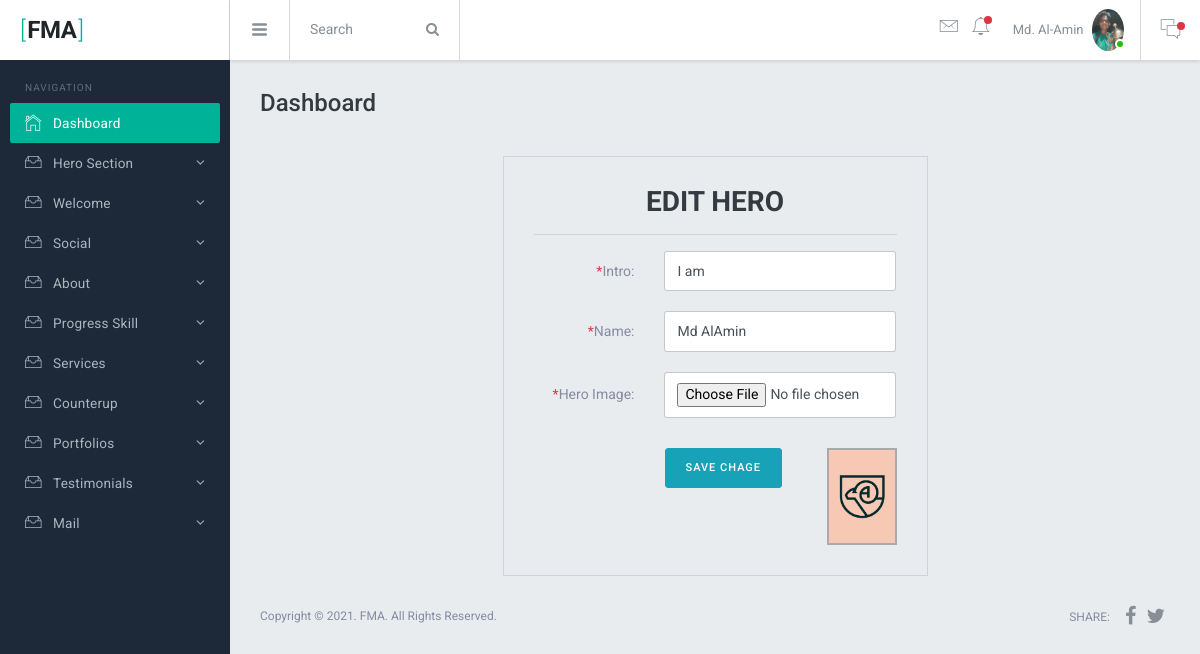
Page /admin/edit-hero.php (signed in) on the committed database.
### tables this page shows
CREATE TABLE `hero` (
  `id` int(10) UNSIGNED NOT NULL,
  `title` varchar(255) NOT NULL,
  `name` varchar(255) NOT NULL,
  `image` varchar(255) NOT NULL
);

### admin/edit-hero.php (the view, shortened to what this page needs)
<?php require_once 'inc/header.php';
$select = "SELECT * FROM hero";
$query =  mysqli_query($conn, $select);
$assoc = mysqli_fetch_assoc($query);
?>
<div class="col-xl-6 mg-t-20 mg-xl-t-0" style="margin: 0 auto;">
  <form action="update-hero.php" method="post" enctype="multipart/form-data">
    <div class="form-layout form-layout-5">
      <h3 class="tx-gray-800 tx-uppercase tx-bold tx-14 mg-b-10 text-center">Edit hero</h3>
      <hr>
      <div class="row">
        <label class="col-sm-4 form-control-label"><span class="tx-danger">*</span> Intro:</label>
        <div class="col-sm-8 mg-t-10 mg-sm-t-0">
          <input type="text" class="form-control" name="title" placeholder="Enter intro" required value="<?= $assoc['title'] ?>">
        </div>
      </div>
      <div class="row mg-t-20">
        <label class="col-sm-4 form-control-label"><span class="tx-danger">*</span> Name:</label>
        <div class="col-sm-8 mg-t-10 mg-sm-t-0">
          <input type="text" class="form-control" name="name" placeholder="Enter name" required value="<?= $assoc['name'] ?>">
        </div>
      </div>
      <div class="row mg-t-20">
        <label class="col-sm-4 form-control-label"><span class="tx-danger">*</span> Hero Image:</label>
        <div class="col-sm-8 mg-t-10 mg-sm-t-0">
          <input type="file" class="form-control" name="image" required onchange="document.getElementById('hero').src = window.URL.createObjectURL(this.files[0])" value="<?php if(isset($assoc['image'])) echo 'upload/hero/'.$assoc['image'] ?>">
        </div>
      </div>
      <div class="row mg-t-30">
        <div class="col-sm-8 mg-l-auto">
          <div class="form-layout-footer">
            <button class="btn btn-info">Save Chage</button>
          <img src="upload/hero/<?= $assoc['image'] ?>" style="width: 70px;float: right;border: 2px solid #aaa;" id="hero">
          </div>
        </div>
      </div>
    </div>
  </form>
</div>
<?php require_once 'inc/footer.php'; ?>

### admin/inc/header.php (shortened to what this page needs)
<?php
require_once '../db.php';
  $adminId = $_SESSION['loginAdminId'];
$select = "SELECT * FROM admin WHERE id = $adminId";
$query = mysqli_query($conn, $select);
$assoc = mysqli_fetch_assoc($query);
?>
<!DOCTYPE html>
<html lang="en">
  <head>
    <link href="assets/lib/font-awesome/css/font-awesome.css" rel="stylesheet">
    <link href="assets/lib/Ionicons/css/ionicons.css" rel="stylesheet">
    <link href="../assets/lib/perfect-scrollbar/css/perfect-scrollbar.css" rel="stylesheet">
    <link href="assets/lib/jquery-switchbutton/jquery.switchButton.css" rel="stylesheet">
    <link href="assets/lib/rickshaw/rickshaw.min.css" rel="stylesheet">
    <link href="assets/lib/chartist/chartist.css" rel="stylesheet">
    <link rel="stylesheet" href="assets/css/bracket.css">
  </head>
  <body>
    <div class="br-logo"><a href=""><span>[</span>FMA<span>]</span></a></div>
    <div class="br-sideleft overflow-y-auto">
      <label class="sidebar-label pd-x-15 mg-t-20">Navigation</label>
      <div class="br-sideleft-menu">
        <a href="dashboard.php" class="br-menu-link active">
          <div class="br-menu-item">
            <i class="menu-item-icon icon ion-ios-home-outline tx-22"></i>
            <span class="menu-item-label">Dashboard</span>
          </div>
        </a>
        <a href="#" class="br-menu-link">
          <div class="br-menu-item">
            <i class="menu-item-icon icon ion-ios-filing-outline tx-24"></i>
            <span class="menu-item-label">Hero Section</span>
            <i class="menu-item-arrow fa fa-angle-down"></i>
          </div>
        </a>
         <a href="#" class="br-menu-link">
          <div class="br-menu-item">
            <i class="menu-item-icon icon ion-ios-filing-outline tx-24"></i>
            <span class="menu-item-label">Welcome</span>
            <i class="menu-item-arrow fa fa-angle-down"></i>
          </div>
        </a>
         <a href="#" class="br-menu-link">
          <div class="br-menu-item">
            <i class="menu-item-icon icon ion-ios-filing-outline tx-24"></i>
            <span class="menu-item-label">Social</span>
            <i class="menu-item-arrow fa fa-angle-down"></i>
          </div>
        </a>
         <a href="#" class="br-menu-link">
          <div class="br-menu-item">
            <i class="menu-item-icon icon ion-ios-filing-outline tx-24"></i>
            <span class="menu-item-label">About</span>
            <i class="menu-item-arrow fa fa-angle-down"></i>
          </div>
        </a>
         <a href="#" class="br-menu-link">
          <div class="br-menu-item">
            <i class="menu-item-icon icon ion-ios-filing-outline tx-24"></i>
            <span class="menu-item-label">Progress Skill</span>
            <i class="menu-item-arrow fa fa-angle-down"></i>
          </div>
        </a>
         <a href="#" class="br-menu-link">
          <div class="br-menu-item">
            <i class="menu-item-icon icon ion-ios-filing-outline tx-24"></i>
            <span class="menu-item-label">Services</span>
            <i class="menu-item-arrow fa fa-angle-down"></i>
          </div>
        </a>
         <a href="#" class="br-menu-link">
          <div class="br-menu-item">
            <i class="menu-item-icon icon ion-ios-filing-outline tx-24"></i>
            <span class="menu-item-label">Counterup</span>
            <i class="menu-item-arrow fa fa-angle-down"></i>
          </div>
        </a>
        <a href="#" class="br-menu-link">
          <div class="br-menu-item">
            <i class="menu-item-icon icon ion-ios-filing-outline tx-24"></i>
            <span class="menu-item-label">Portfolios</span>
            <i class="menu-item-arrow fa fa-angle-down"></i>
          </div>
        </a>
        <a href="#" class="br-menu-link">
          <div class="br-menu-item">
            <i class="menu-item-icon icon ion-ios-filing-outline tx-24"></i>
            <span class="menu-item-label">Testimonials</span>
            <i class="menu-item-arrow fa fa-angle-down"></i>
          </div>
        </a>
        <a href="#" class="br-menu-link">
          <div class="br-menu-item">
            <i class="menu-item-icon icon ion-ios-filing-outline tx-24"></i>
            <span class="menu-item-label">Mail</span>
            <i class="menu-item-arrow fa fa-angle-down"></i>
          </div>
        </a>
      </div>
      <br>
    </div>
    <div class="br-header">
      <div class="br-header-left">
        <div class="navicon-left hidden-md-down"><a id="btnLeftMenu" href=""><i class="icon ion-navicon-round"></i></a></div>
        <div class="input-group hidden-xs-down wd-170 transition">
          <input id="searchbox" type="text" class="form-control" placeholder="Search">
          <span class="input-group-btn">
            <button class="btn btn-secondary" type="button"><i class="fa fa-search"></i></button>
          </span>
        </div>
      </div>
      <div class="br-header-right">
        <nav class="nav">
          <div class="dropdown">
            <a href="" class="nav-link pd-x-7 pos-relative" data-toggle="dropdown">
              <i class="icon ion-ios-email-outline tx-24"></i>
              <?php
              $not = "SELECT * FROM mail WHERE notification = 'on'";
              $nq = mysqli_query($conn, $not);
              $na = mysqli_fetch_assoc($nq);
               ?>
              <span class="square-8 <?= isset($na['notification']) == 'on' ? 'bg-danger' : '' ?> pos-absolute t-15 r-0 rounded-circle"></span>
            </a>
          </div>
          <div class="dropdown">
            <a href="" class="nav-link pd-x-7 pos-relative" data-toggle="dropdown">
              <i class="icon ion-ios-bell-outline tx-24"></i>
              <span class="square-8 bg-danger pos-absolute t-15 r-5 rounded-circle"></span>
            </a>
          </div>
          <div class="dropdown">
            <a href="" class="nav-link nav-link-profile" data-toggle="dropdown">
              <span class="logged-name hidden-md-down"><?= $assoc['name'] ?></span>
              <img src="upload/profile/<?= $assoc['image'] ?>" class="wd-32 rounded-circle" alt="">
              <span class="square-10 bg-success"></span>
            </a>
          </div>
        </nav>
        <div class="navicon-right">
          <a id="btnRightMenu" href="" class="pos-relative">
            <i class="icon ion-ios-chatboxes-outline"></i>
            <span class="square-8 bg-danger pos-absolute t-10 r--5 rounded-circle"></span>
          </a>
        </div>
      </div>
    </div>
    <div class="br-mainpanel">
      <div class="pd-30">
        <h4 class="tx-gray-800 mg-b-5">Dashboard</h4>
      </div>
      <div class="br-pagebody mg-t-5 pd-x-30">

### rows in the picture
hero: title "I am", name "Md AlAmin", image (picture)

### other values in the picture
$assoc['name'] "Md. Al-Amin"
